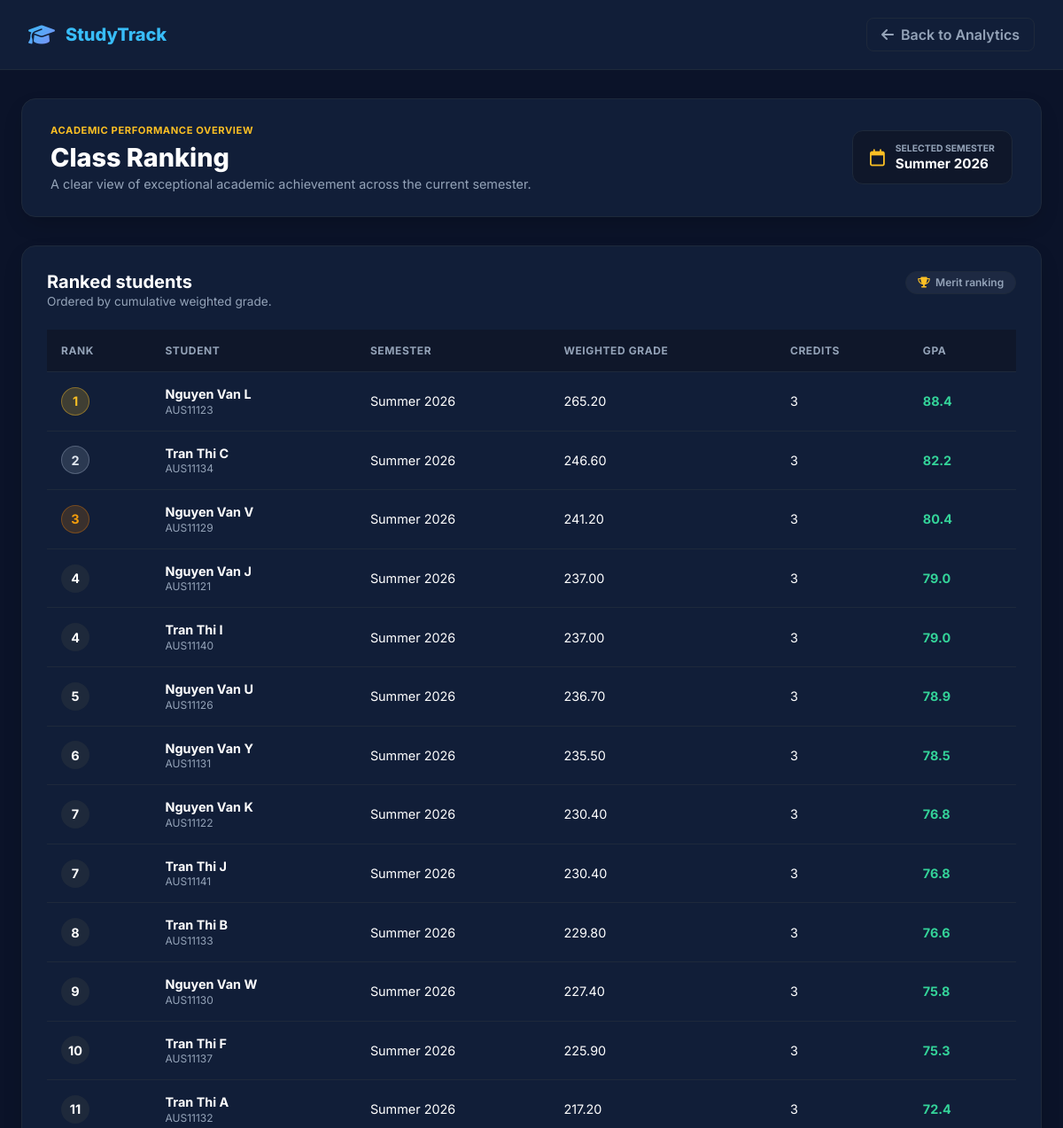
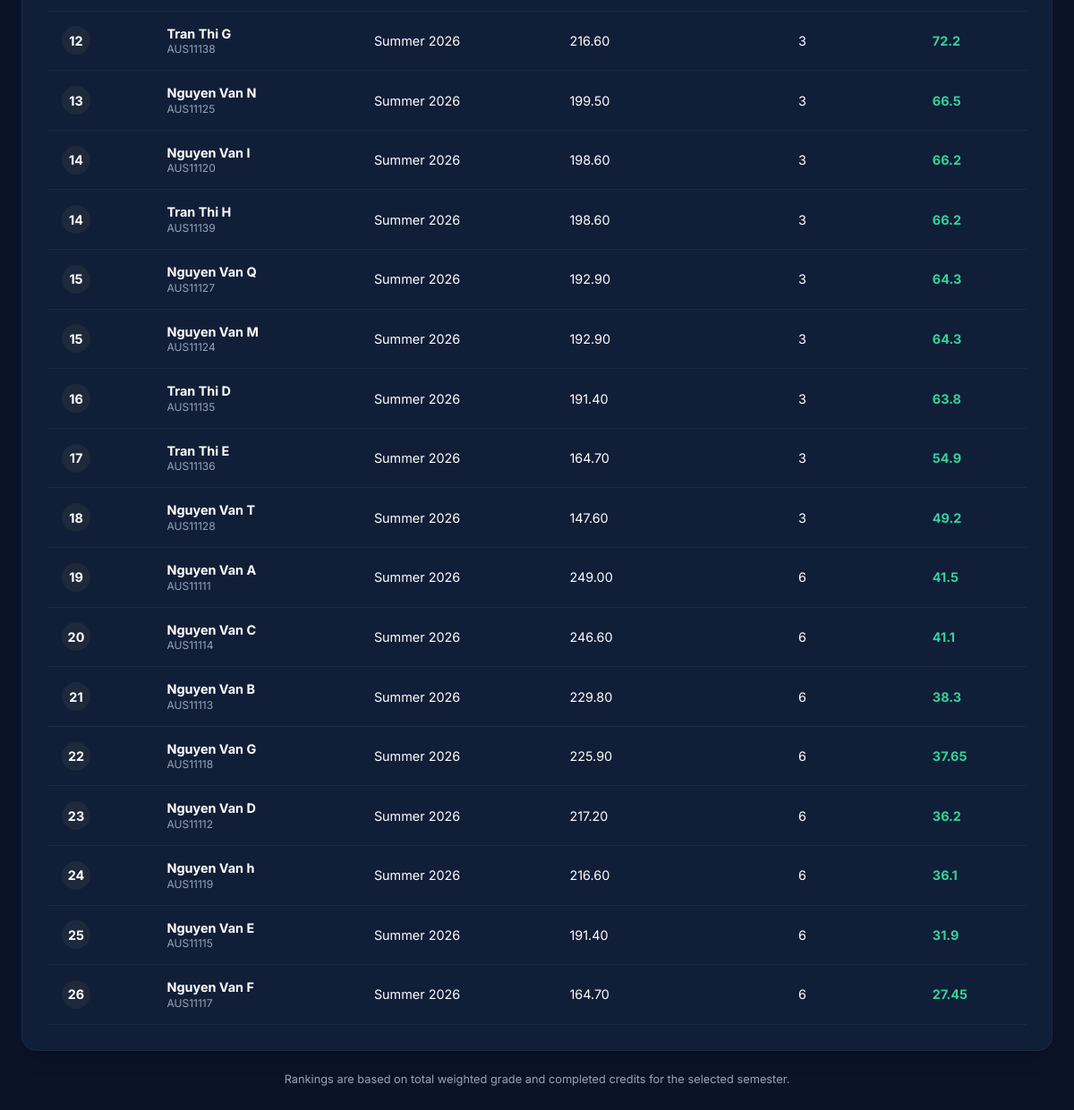
/pdanalytics/ranking/Summer 2026 (signed in), run on the app's committed database (2 pictures, top to bottom).
### tables this page shows
CREATE TABLE students(
        student_id TEXT PRIMARY KEY,
        name TEXT,
        email TEXT,
        major TEXT
    );

CREATE TABLE courses(
        course_id TEXT PRIMARY KEY,
        course_name TEXT,
        credits INTEGER,
        semester TEXT,
        sessions INTEGER
    );

CREATE TABLE grades(
    grade_id INTEGER PRIMARY KEY AUTOINCREMENT,

    student_id TEXT,
    course_id TEXT,

    assignment REAL,
    midterm REAL,
    final REAL,

    final_grade REAL,

    FOREIGN KEY(student_id)
        REFERENCES students(student_id),

    FOREIGN KEY(course_id)
        REFERENCES courses(course_id)
    UNIQUE(student_id, course_id)
);

### admin.py (the view)
@admin_bp.route("/pdanalytics/ranking/<semester>")
@login_required
@admin_required
def analytics_ranking(semester):
    df = class_ranking(semester)
    ranking_data = df.to_dict(orient="records")
    return render_template(
        "admin_page/class_ranking.html",
        semester=semester,
        ranking_data=ranking_data
    )

### decorator.py (called while the page is built)
def login_required(f):
    @wraps(f)
    def wrapper(*args,**kwargs):
        if "username" not in session:
            return redirect(
                url_for("auth.login")
            )
        return f(*args,**kwargs)
    return wrapper

def admin_required(f):
    @wraps(f)
    def wrapper(*args, **kwargs):
        if session.get("role") != "admin":
            return redirect(url_for("auth.login"))
        return f(*args, **kwargs)
    return wrapper

### pd_analytics.py (called while the page is built)
def get_grade_data():
    conn = sqlite3.connect(DB_NAME)
    query = """
    SELECT

        s.student_id,
        s.name,

        c.course_id,
        c.course_name,
        c.credits,
        c.semester,

        g.final_grade

    FROM grades g

    JOIN students s
        ON g.student_id = s.student_id

    JOIN courses c
        ON g.course_id = c.course_id
    """
    df = pd.read_sql_query(query, conn)
    conn.close()
    return df

def calculate_gpa():
    df = get_grade_data()
    df["weighted_grade"] = (
        df["final_grade"]
        * df["credits"]
    )
    gpa_df = (
        df.groupby(
            [
                "student_id",
                "name",
                "semester"
            ]
        )
        .agg(
            total_weighted_grade=
            ("weighted_grade", "sum"),
            total_credits=
            ("credits", "sum")
        )
        .reset_index()
    )
    gpa_df["gpa"] = (
        gpa_df["total_weighted_grade"]
        /
        gpa_df["total_credits"]
    )
    gpa_df["gpa"] = gpa_df["gpa"].round(2)
    return gpa_df

def class_ranking(semester):
    gpa_df = calculate_gpa()
    semester_df = gpa_df[
        gpa_df["semester"] == semester
    ]
    semester_df["rank"] = (
        semester_df["gpa"]
        .rank(
            ascending=False,
            method="dense"
        )
    )
    semester_df = semester_df.sort_values(
        "rank"
    )
    return semester_df

### templates/admin_page/class_ranking.html (shortened to what this page needs)
<!DOCTYPE html>
<html lang="en">
<head>
    <link rel="stylesheet" href="https://cdnjs.cloudflare.com/ajax/libs/font-awesome/6.4.0/css/all.min.css">
    <link rel="stylesheet" href="{{ url_for('static', filename='css/admin_page/ranking.css') }}">
</head>
<body>
    <header class="navbar">
        <a href="/admin" class="nav-brand">
            <i class="fa-solid fa-graduation-cap logo-icon"></i>
            <span>StudyTrack</span>
        </a>
        <a href="/pdanalytics" class="back-btn">
            <i class="fa-solid fa-arrow-left"></i> Back to Analytics
        </a>
    </header>
    <div class="container">
        <div class="dashboard-top-header">
            <div>
                <span class="badge-tag">Academic Performance Overview</span>
                <h1 class="page-title">Class Ranking</h1>
                <p class="page-subtitle">A clear view of exceptional academic achievement across the current semester.
                </p>
            </div>
            <div class="semester-badge-box">
                <i class="fa-regular fa-calendar"></i>
                <div class="semester-info">
                    <span class="sub-label">Selected Semester</span>
                    <span class="semester-value">{{ semester }}</span>
                </div>
            </div>
        </div>
        <div class="card-panel card-dark-container">
            <div class="panel-header-flex">
                <div>
                    <h2 class="panel-title text-white">Ranked students</h2>
                    <p class="panel-subtitle-small">Ordered by cumulative weighted grade.</p>
                </div>
                <span class="badge-pill"><i class="fa-solid fa-trophy text-gold"></i> Merit ranking</span>
            </div>
            <div class="table-responsive">
                <table>
                    <thead>
                        <tr>
                            <th>Rank</th>
                            <th>Student</th>
                            <th>Semester</th>
                            <th>Weighted Grade</th>
                            <th>Credits</th>
                            <th>GPA</th>
                        </tr>
                    </thead>
                    <tbody>
                        {% for row in ranking_data %}
                        <tr>
                            <td>
                                <span class="rank-badge rank-{{ row.rank | int }}">
                                    {{ row.rank | int }}
                                </span>
                            </td>
                            <td>
                                <div class="student-cell">
                                    <b>{{ row.name }}</b>
                                    <span class="student-id-sub">{{ row.student_id }}</span>
                                </div>
                            </td>
                            <td>{{ row.semester }}</td>
                            <td>{{ "%.2f"|format(row.total_weighted_grade) }}</td>
                            <td>{{ row.total_credits }}</td>
                            <td>
                                <span class="gpa-highlight">{{ row.gpa }}</span>
                            </td>
                        </tr>
                        {% else %}
                        <tr>
                            <td colspan="6" class="empty-state">
                                No ranking data available for this semester.
                            </td>
                        </tr>
                        {% endfor %}
                    </tbody>
                </table>
            </div>
        </div>
        <div class="footer-note">
            Rankings are based on total weighted grade and completed credits for the selected semester.
        </div>
    </div>
</body>
</html>

### static/css/admin_page/ranking.css (style rules this page uses)
:root { --bg-main: #0b1329; --card-dark-bg: #111e38; --border-dark: #1e293b; --text-main: #ffffff; --text-muted: #94a3b8; --accent-gold: #fbbf24; --accent-blue: #38bdf8; --shadow: 0 10px 25px -5px rgba(0, 0, 0, 0.2); }
* { box-sizing: border-box; margin: 0; padding: 0; font-family: 'Inter', sans-serif; }
body { background-color: var(--bg-main); color: var(--text-main); min-height: 100vh; }
.navbar { display: flex; justify-content: space-between; align-items: center; padding: 20px 32px; background: var(--card-dark-bg); border-bottom: 1px solid var(--border-dark); }
.nav-brand { display: flex; align-items: center; gap: 0.75rem; text-decoration: none; color: #38bdf8; font-weight: 800; font-size: 1.25rem; }
.logo-icon { font-size: 1.5rem; background: linear-gradient(135deg, #38bdf8, #818cf8); -webkit-background-clip: text; background-clip: text; -webkit-text-fill-color: transparent; }
.back-btn { display: flex; align-items: center; gap: 0.5rem; text-decoration: none; color: var(--text-muted); font-weight: 600; padding: 0.5rem 1rem; border-radius: 0.5rem; border: 1px solid var(--border-dark); transition: all 0.2s; }
.container { max-width: 1200px; margin: 2rem auto; padding: 0 1.5rem; }
.dashboard-top-header { display: flex; justify-content: space-between; align-items: center; margin-bottom: 2rem; background: var(--card-dark-bg); padding: 1.75rem 2rem; border-radius: 1rem; border: 1px solid var(--border-dark); box-shadow: var(--shadow); }
.badge-tag { font-size: 0.7rem; font-weight: 700; text-transform: uppercase; color: var(--accent-gold); letter-spacing: 0.05em; display: block; margin-bottom: 0.4rem; }
.page-title { font-size: 1.8rem; font-weight: 800; color: #ffffff; margin-bottom: 0.2rem; }
.page-subtitle { font-size: 0.9rem; color: var(--text-muted); }
.semester-badge-box { display: flex; align-items: center; gap: 0.75rem; background-color: #0f172a; border: 1px solid var(--border-dark); padding: 0.8rem 1.2rem; border-radius: 0.75rem; color: var(--accent-gold); }
.semester-badge-box i { font-size: 1.2rem; }
.sub-label { font-size: 0.65rem; font-weight: 700; text-transform: uppercase; color: var(--text-muted); display: block; }
.semester-value { font-size: 0.95rem; font-weight: 700; color: #ffffff; }
.card-dark-container { background: var(--card-dark-bg); border: 1px solid var(--border-dark); border-radius: 1rem; padding: 1.75rem; box-shadow: var(--shadow); margin-bottom: 1.5rem; }
.panel-header-flex { display: flex; justify-content: space-between; align-items: flex-start; margin-bottom: 1.5rem; }
.panel-title { font-size: 1.25rem; font-weight: 700; color: #ffffff; }
.panel-subtitle-small { font-size: 0.85rem; color: var(--text-muted); margin-top: 0.15rem; }
.badge-pill { background-color: rgba(255, 255, 255, 0.05); border: 1px solid var(--border-dark); padding: 0.3rem 0.8rem; border-radius: 2rem; font-size: 0.75rem; font-weight: 600; color: var(--text-muted); display: flex; align-items: center; gap: 0.4rem; }
.text-gold { color: var(--accent-gold); }
.table-responsive { overflow-x: auto; }
table { width: 100%; border-collapse: collapse; text-align: left; }
th, td { padding: 1rem; border-bottom: 1px solid var(--border-dark); font-size: 0.9rem; }
th { background-color: #0f172a; color: var(--text-muted); font-weight: 700; font-size: 0.75rem; text-transform: uppercase; letter-spacing: 0.05em; }
.rank-badge { display: inline-flex; width: 32px; height: 32px; border-radius: 50%; align-items: center; justify-content: center; font-weight: 700; font-size: 0.9rem; background-color: #1e293b; color: #ffffff; }
.rank-1 { background-color: rgba(251, 191, 36, 0.2); color: #fbbf24; border: 1px solid rgba(251, 191, 36, 0.4); }
.rank-2 { background-color: rgba(148, 163, 184, 0.2); color: #e2e8f0; border: 1px solid rgba(148, 163, 184, 0.4); }
.rank-3 { background-color: rgba(217, 119, 6, 0.2); color: #f59e0b; border: 1px solid rgba(217, 119, 6, 0.4); }
.student-cell { display: flex; flex-direction: column; }
.student-id-sub { font-size: 0.75rem; color: var(--text-muted); margin-top: 0.1rem; }
.gpa-highlight { font-weight: 700; color: #34d399; }
.footer-note { text-align: center; font-size: 0.8rem; color: var(--text-muted); margin-top: 1.5rem; }

### data on the page
students: name "Nguyen Van L", student_id "AUS11123"
courses: semester "Summer 2026" "Summer 2026" "Summer 2026" "Summer 2026" "Summer 2026" "Summer 2026" "Summer 2026" "Summer 2026" "Summer 2026" "Summer 2026" "Summer 2026" "Summer 2026" "Summer 2026" "Summer 2026" "Summer 2026" "Summer 2026" "Summer 2026" "Summer 2026" "Summer 2026" "Summer 2026" "Summer 2026" "Summer 2026" "Summer 2026" "Summer 2026" "Summer 2026" "Summer 2026" "Summer 2026" "Summer 2026" "Summer 2026"
students: name "Tran Thi C", student_id "AUS11134"
students: name "Nguyen Van V", student_id "AUS11129"
students: name "Nguyen Van J", student_id "AUS11121"
students: name "Tran Thi I", student_id "AUS11140"
students: name "Nguyen Van U", student_id "AUS11126"
students: name "Nguyen Van Y", student_id "AUS11131"
students: name "Nguyen Van K", student_id "AUS11122"
students: name "Tran Thi J", student_id "AUS11141"
students: name "Tran Thi B", student_id "AUS11133"
students: name "Nguyen Van W", student_id "AUS11130"
students: name "Tran Thi F", student_id "AUS11137"
students: name "Tran Thi A", student_id "AUS11132"
students: name "Tran Thi G", student_id "AUS11138"
students: name "Nguyen Van N", student_id "AUS11125"
students: name "Nguyen Van I", student_id "AUS11120"
students: name "Tran Thi H", student_id "AUS11139"
students: name "Nguyen Van Q", student_id "AUS11127"
students: name "Nguyen Van M", student_id "AUS11124"
students: name "Tran Thi D", student_id "AUS11135"
students: name "Tran Thi E", student_id "AUS11136"
students: name "Nguyen Van T", student_id "AUS11128"
grades: rank "19", name "Nguyen Van A", student_id "AUS11111", semester "Summer 2026", total_weighted_grade "249.00", total_credits "6", gpa "41.5"
students: name "Nguyen Van C", student_id "AUS11114"
students: name "Nguyen Van B", student_id "AUS11113"
students: name "Nguyen Van G", student_id "AUS11118"
students: name "Nguyen Van D", student_id "AUS11112"
students: name "Nguyen Van h", student_id "AUS11119"
students: name "Nguyen Van E", student_id "AUS11115"
students: name "Nguyen Van F", student_id "AUS11117"

### other printed values
{{ semester }} "Summer 2026"
{{ row.rank | int }} "1" "2" "3" "4" "4" "5" "6" "7" "7" "8" "9" "10" "11" "12" "13" "14" "14" "15" "15" "16" "17" "18" "20" "21" "22" "23" "24" "25" "26"
{{ "%.2f"|format(row.total_weighted_grade) }} "265.20" "246.60" "241.20" "237.00" "237.00" "236.70" "235.50" "230.40" "230.40" "229.80" "227.40" "225.90" "217.20" "216.60" "199.50" "198.60" "198.60" "192.90" "192.90" "191.40" "164.70" "147.60" "246.60" "229.80" "225.90" "217.20" "216.60" "191.40" "164.70"
{{ row.total_credits }} "3" "3" "3" "3" "3" "3" "3" "3" "3" "3" "3" "3" "3" "3" "3" "3" "3" "3" "3" "3" "3" "3" "6" "6" "6" "6" "6" "6" "6"
{{ row.gpa }} "88.4" "82.2" "80.4" "79.0" "79.0" "78.9" "78.5" "76.8" "76.8" "76.6" "75.8" "75.3" "72.4" "72.2" "66.5" "66.2" "66.2" "64.3" "64.3" "63.8" "54.9" "49.2" "41.1" "38.3" "37.65" "36.2" "36.1" "31.9" "27.45"
